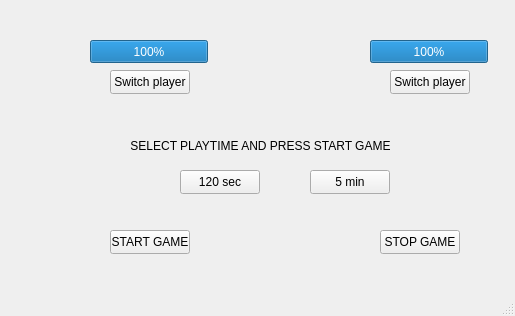
<?xml version="1.0" encoding="UTF-8"?>
<ui version="4.0">
 <class>shakkikello</class>
 <widget class="QMainWindow" name="shakkikello">
  <property name="geometry">
   <rect>
    <x>0</x>
    <y>0</y>
    <width>515</width>
    <height>316</height>
   </rect>
  </property>
  <property name="windowTitle">
   <string>shakkikello</string>
  </property>
  <widget class="QWidget" name="centralwidget">
   <widget class="QProgressBar" name="progressBar1">
    <property name="geometry">
     <rect>
      <x>90</x>
      <y>40</y>
      <width>118</width>
      <height>23</height>
     </rect>
    </property>
    <property name="value">
     <number>100</number>
    </property>
   </widget>
   <widget class="QProgressBar" name="progressBar2">
    <property name="geometry">
     <rect>
      <x>370</x>
      <y>40</y>
      <width>118</width>
      <height>23</height>
     </rect>
    </property>
    <property name="value">
     <number>100</number>
    </property>
   </widget>
   <widget class="QPushButton" name="sec">
    <property name="geometry">
     <rect>
      <x>180</x>
      <y>170</y>
      <width>80</width>
      <height>24</height>
     </rect>
    </property>
    <property name="text">
     <string>120 sec</string>
    </property>
   </widget>
   <widget class="QPushButton" name="min">
    <property name="geometry">
     <rect>
      <x>310</x>
      <y>170</y>
      <width>80</width>
      <height>24</height>
     </rect>
    </property>
    <property name="text">
     <string>5 min</string>
    </property>
   </widget>
   <widget class="QPushButton" name="Start">
    <property name="geometry">
     <rect>
      <x>110</x>
      <y>230</y>
      <width>80</width>
      <height>24</height>
     </rect>
    </property>
    <property name="text">
     <string>START GAME</string>
    </property>
   </widget>
   <widget class="QPushButton" name="Stop">
    <property name="geometry">
     <rect>
      <x>380</x>
      <y>230</y>
      <width>80</width>
      <height>24</height>
     </rect>
    </property>
    <property name="text">
     <string>STOP GAME</string>
    </property>
   </widget>
   <widget class="QLabel" name="label">
    <property name="geometry">
     <rect>
      <x>30</x>
      <y>130</y>
      <width>461</width>
      <height>31</height>
     </rect>
    </property>
    <property name="text">
     <string>SELECT PLAYTIME AND PRESS START GAME</string>
    </property>
    <property name="alignment">
     <set>Qt::AlignCenter</set>
    </property>
   </widget>
   <widget class="QPushButton" name="switchPlayer1">
    <property name="geometry">
     <rect>
      <x>110</x>
      <y>70</y>
      <width>80</width>
      <height>24</height>
     </rect>
    </property>
    <property name="text">
     <string>Switch player</string>
    </property>
   </widget>
   <widget class="QPushButton" name="switchPlayer2">
    <property name="geometry">
     <rect>
      <x>390</x>
      <y>70</y>
      <width>80</width>
      <height>24</height>
     </rect>
    </property>
    <property name="text">
     <string>Switch player</string>
    </property>
   </widget>
  </widget>
  <widget class="QMenuBar" name="menubar">
   <property name="geometry">
    <rect>
     <x>0</x>
     <y>0</y>
     <width>515</width>
     <height>21</height>
    </rect>
   </property>
  </widget>
  <widget class="QStatusBar" name="statusbar"/>
 </widget>
 <resources/>
 <connections/>
</ui>
